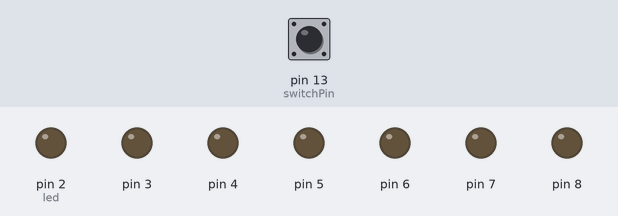
The sketch below on a simulated Arduino Uno, built with avr-gcc and run on an emulated ATmega328P. Parts: output pins drawn as LEDs (lit = HIGH). Dashed ring = blinking. The test bench sets the inputs (shaded band); at power-on: pin 13 (switchPin) HIGH.

Above: at 0.8 s.
0.9 s: pin 13 (switchPin) pulled LOW for 0.15 s
At 1.42 s:
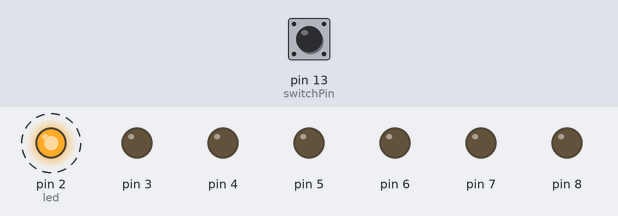
At 11.47 s:
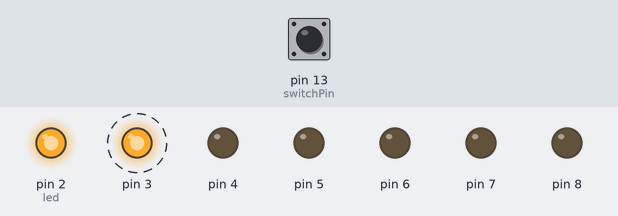
Timing chart, 0 to 13.9 s (numbered marks = the images above; inputs shaded):
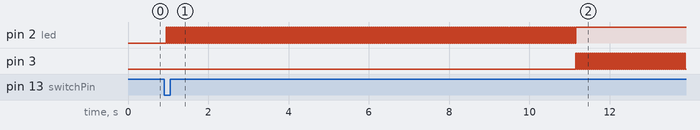

Measured:
- after the input at 0.9 s, pin 2 (led): alternates HIGH for 0.03 s and LOW for 0.03 s, 409 changes in all, then stays HIGH, starting after 0.05 s; pin 3: alternates HIGH for 0.03 s and LOW for 0.03 s, starting after 10.3 s

The sketch:

60_second_stopWatch.ino
```cpp
// Import library/header files for ezButton so that we can use it later in the program.
#include <ezButton.h>


// Program is a modification of project 8 digital hourglass and has now become a 60 second stopwatch with an added green
// LED that blinks to user specification and instead of the tilt switch a real switch has been added
// that starts counting when the button is pressed and held for 50ms with the help of the ezButton Library.
// red led lights will also blink red while it's counting to 10 and when it has reached 10 it becomes non blinking and just
// becomes red until the end when the green LED will blink.

// named constant for the switch pin
const int switchPin = 13;

unsigned long previousTime = 0;  // store the last time an LED was updated
int switchState = 0;             // the current switch state
int prevSwitchState = 0;         // the previous switch state
int led = 2;                     // a variable to refer to the LEDs

// Constant names for red or green LEDs that are used for
// Either blinking or turning off green or red lights.
const int red = 2;
const int green = 8;

// ezButton to control the start of the program is now for pin 13 on the arduino.
ezButton button(13);

// 60000 = 1 minute in milliseconds
long interval = 10000;  // interval at which to light the next LED

/*
  BlinkLights takes 3 input parameters:
  int timeDelay --- is the amount of time one wants to delay each blink with.
  int blinks --- is the amount of times you want to blink. you might want to blink 4 times each 250 ms.
  int whatLight --- Specifies what light you want to start or stop.
*/
void blinkLights(int timeDelay, int blinks, int whatLight)
{

  if(whatLight == green) {
    // Turn off all the red lights.
    for(int j = 2; j <= 7; j++)
    {
        digitalWrite(j, LOW);
    }
  }

  /*
  * It's here where the blinking occurs.
  * TimeDelay is in MS
  */
  for(int i = 0; i != blinks; i++) {
      digitalWrite(whatLight, HIGH);
      delay(timeDelay);
      digitalWrite(whatLight, LOW);
      delay(timeDelay);}
}

void setup()
{
  // set the LED pins as outputs
  for (int x = 2; x <= 8; x++) {
    pinMode(x, OUTPUT);
  }

  // set the on/off button as input
  pinMode(switchPin, INPUT);

  // set debounce time to 50 milliseconds.
  // So there's no accidental pressing of the button.
  button.setDebounceTime(50);

  // Has to store currentTime here as well else it thinks that an interval has already gone so one LED will be turned on.
  // store the time since the Arduino started running in a variable
  unsigned long currentTime = millis();

  while (!button.isPressed())
    button.loop();
}

void loop()
{
    // store the time since the Arduino started running in a variable
    unsigned long currentTime = millis();
    digitalWrite(led, LOW);

    // turn of green light incase it's still on. It should only be blinking inside blinkLights()
    digitalWrite(8, LOW);

    // Call blinkLights to blink once to tell the user that counting has begun.
    blinkLights(25,3,led);

    // compare the current time to the previous time an LED turned on
    // if it is greater than your interval, run the if statement
    if (currentTime - previousTime > interval)
    {
      // save the current time as the last time you changed an LED
      previousTime = currentTime;

      // once 10 seconds has gone turn the LED on.
      digitalWrite(led, HIGH);

      // increment the led variable
      // in 10 the next LED will light up
      led++;

      // led starts at 2 and is incremented every 10 seconds.
      if (led == 8) {
        blinkLights(250,10,green);
      }

    }

    // read the switch value
    switchState = digitalRead(switchPin);

    // if the switch has changed
    if (switchState != prevSwitchState)
    {
      // turn all the LEDs low
      for (int x = 2; x < 8; x++) {
        digitalWrite(x, LOW);
      }

      // reset the LED variable to the first one
      led = 2;

      //reset the timer
      previousTime = currentTime;
    }

    // set the previous switch state to the current state
    prevSwitchState = switchState;

}
```
